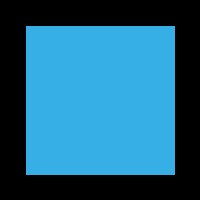
Frame 1 (no input)
Frame 60 (the mouse pressed at the canvas centre just before this capture): identical to frame 1, image omitted
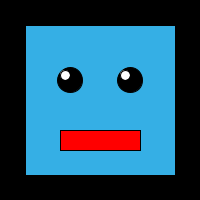
Frame 120 (the mouse held since frame 60 and released just before this capture)

The Processing sketch that drew these frames (run headless with seeded random() and noise(); from frame 60 on, the mouse is pressed at the canvas centre):

// Processing sketch: sketch_240322g
// ── sketch_240322g.pde
void setup() {
  size(200, 200);
}
void draw() {
  rectMode(CENTER);
  background(0);
  if(mouseX < 25 || mouseY > 25){
  fill(#35AFE5);
  rect(100, 100, 150, 150);
  }
  if(mouseX > 25) {
  fill(0);
  ellipse(70, 80, 25, 25);
  ellipse(130, 80, 25, 25);
  fill(255);
  ellipse(65, 75, 10, 10);
  ellipse(125, 75, 10, 10);
  fill(255, 0, 0);
  rect(100, 140, 80, 20);
}
}
